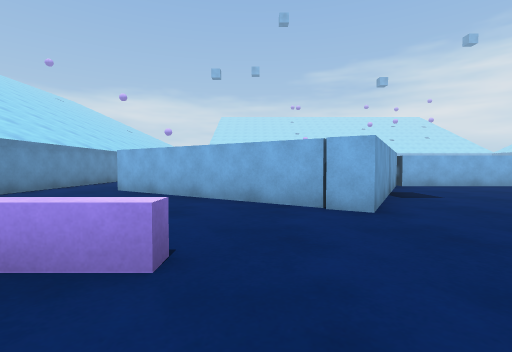
View 1 (above)

18 first-person views from a walk through a Unity game level. The camera is 0.72 m above the floor, tilts 2° down and sees 85° across. The floor is counted in squares, 1 m on a side. Each view is taken from the middle of a square. On the plan, view 1 faces up. The plan holds only what a view shows up to about 10 squares ahead; the rest is blank. The place goes on beyond the plan. The player character is not drawn.

View 2
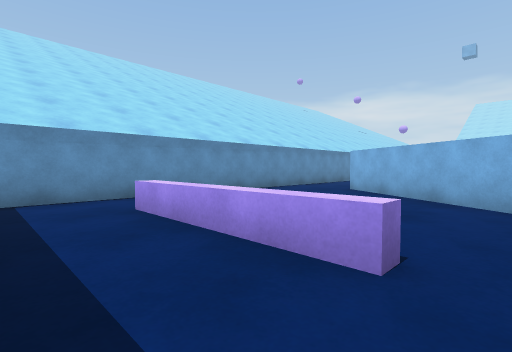

View 3
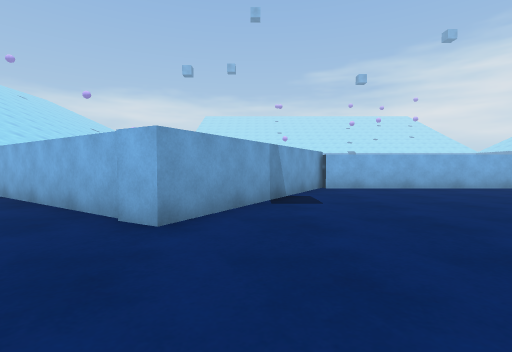

View 4
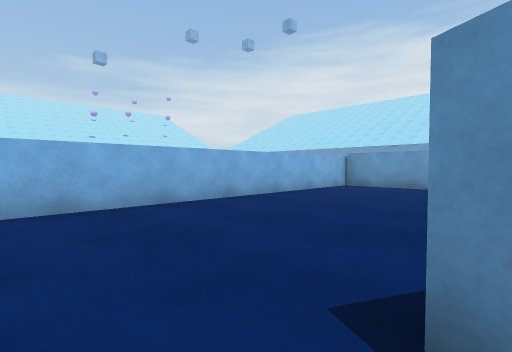

View 5
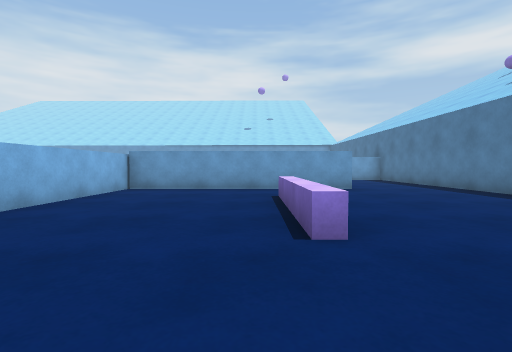

View 6
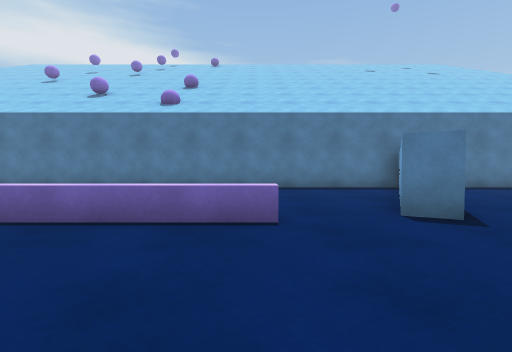

View 7
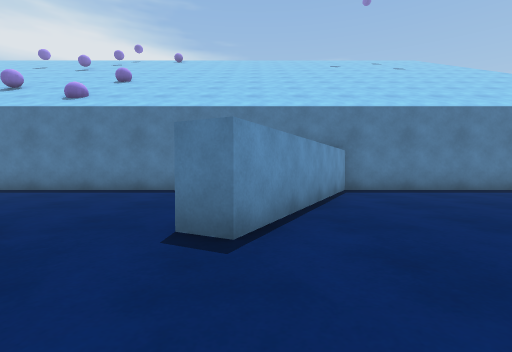

View 8
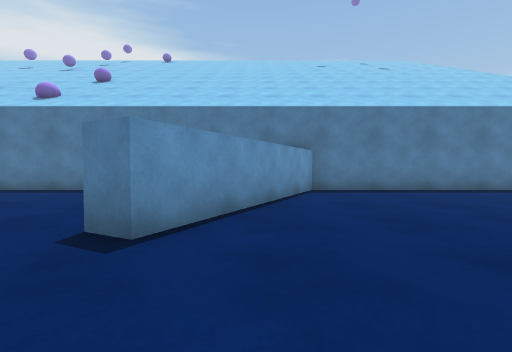

View 9
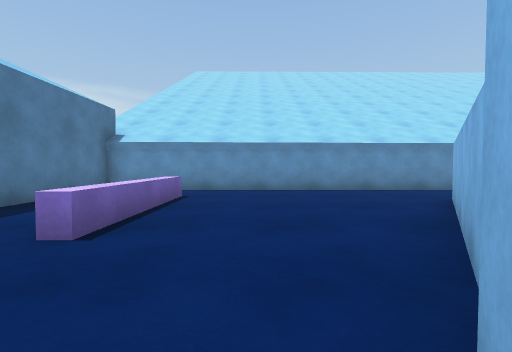

View 10
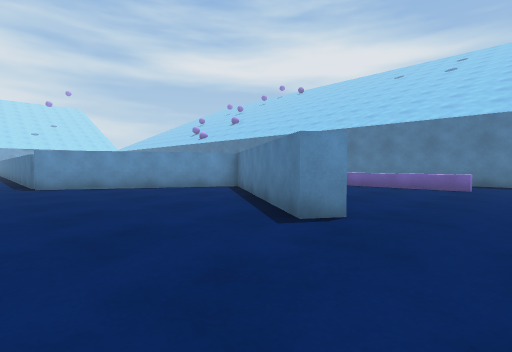

View 11
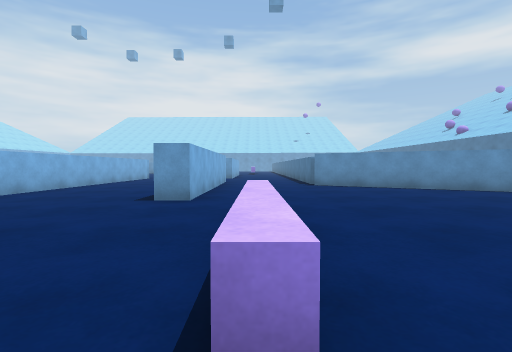

View 12
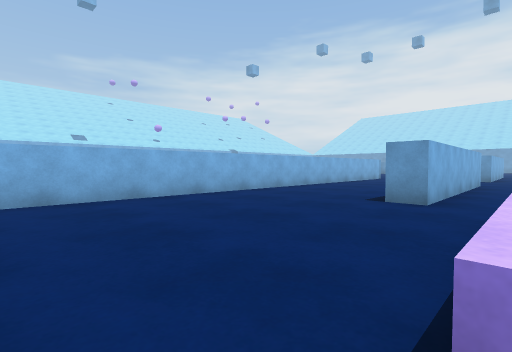

View 13
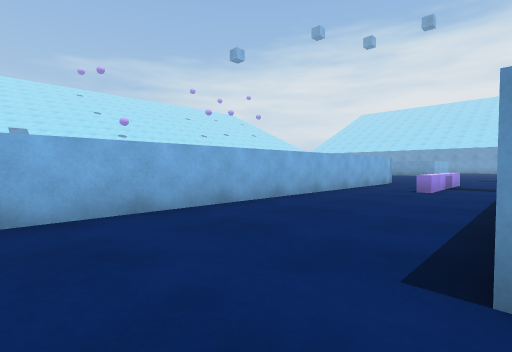

View 14
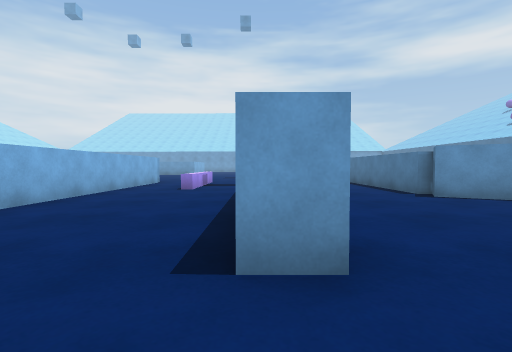

View 15
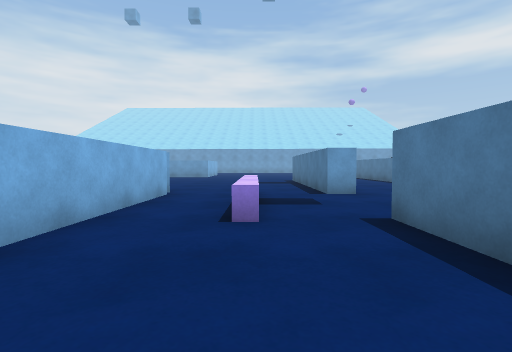

View 16
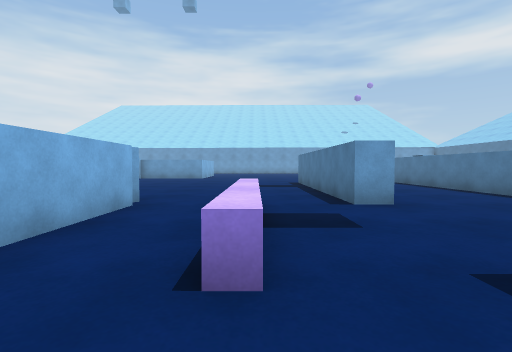

View 17
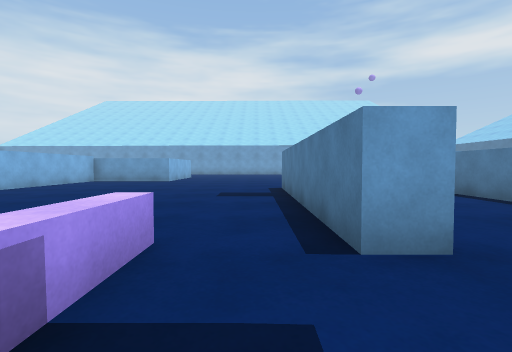

View 18
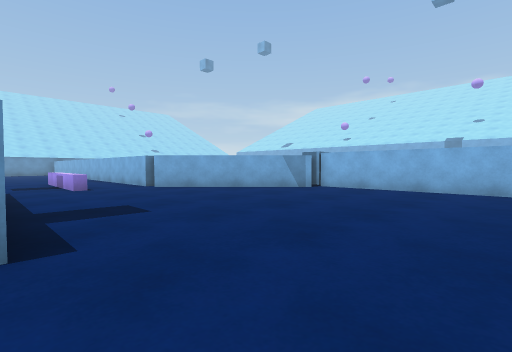

### Floor plan
Key: @ floor where view 1 was taken; # wall or solid block; . floor; ^ raised ledge.
Columns run from 7 left of view 1 to 20 right of it. Each row starts with its distance up from view 1.
 24                      #######
 23                      #......
 22                     ##......
 21                    ##.......
 20  ###################........
 19  ...........................
 18  ...........................
 17  .............^^^^..........
 16  ...........................
 15  ......#######....#######...
 14  ...................
 13  .^^^^.......   .....
 12  ..............  ......
 11  ...............  .....
 10 #...........#############
  9 #..##......##...........#
  8 #...##....##............#
  7 #....###..#.............#
  6 #......####.............#
  5 #.......##.....#..^^^^..#
  4 #..............#........#
  3 #.............##........#
  2 #..^^^^.......#...........
  1 #............##...........
  0 #......@.....#............
 -1 ############################

Where each view was taken, in squares from view 1:
view 1: 0 up, 0 right, facing up
view 2: 0 up, 0 right, facing up-left
view 3: 1 up, 3 right, facing up
view 4: 5 up, 7 right, facing up-right
view 5: 6 up, 8 right, facing right
view 6: 9 up, 11 right, facing down
view 7: 8 up, 8 right, facing down
view 8: 8 up, 7 right, facing down
view 9: 4 up, 2 right, facing left
view 10: 12 up, 6 left, facing down-right
view 11: 13 up, 6 left, facing right
view 12: 13 up, 6 left, facing up-right
view 13: 15 up, 2 left, facing up-right
view 14: 15 up, 2 left, facing right
view 15: 17 up, 3 right, facing right
view 16: 17 up, 5 right, facing right
view 17: 16 up, 8 right, facing right
view 18: 15 up, 20 right, facing up-left
